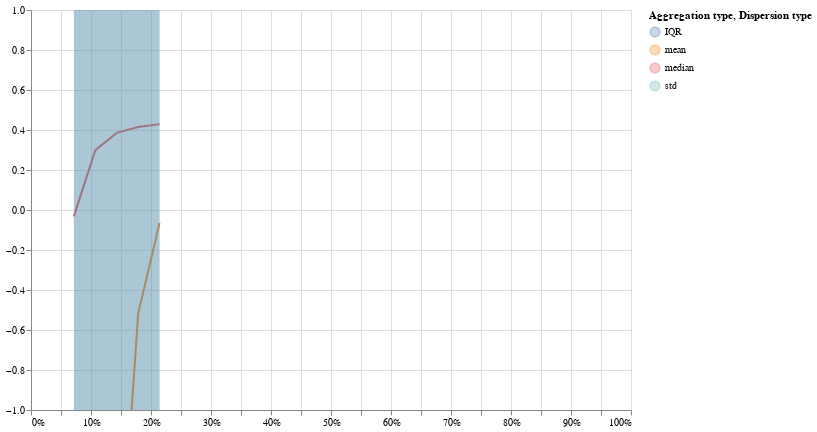

The notebook cell saved with this chart:
### Code cell
# Plot line chart of cross-validated R2s (one line as 'median', another as 'mean') with dispersion as error bands (standard deviation or IQR, respectively). For the x-axis, use the relative P in percent.
CV_results['upper'] = CV_results['R2'] + 0.5 * CV_results['Dispersion']
CV_results['lower'] = CV_results['R2'] - 0.5 * CV_results['Dispersion']

lines = alt.Chart(CV_results).mark_line().encode(
    x=alt.X('relative_P:Q', title='P of leave-P-out (% of samples)', axis=alt.Axis(format='%'), scale=alt.Scale(domain=[0, 1])),
    y=alt.Y('R2:Q', title='R2', scale=alt.Scale(domain=[-1, 1])),
    color=alt.Color('aggType:N', title='Aggregation type'),
    tooltip=['P', 'R2', 'time-to-compute']
).properties(
    width=600,
    height=400
).interactive()


# use the column 'Dispersion' as the y-error value for the error band
bands = alt.Chart(CV_results).mark_area(
    opacity=0.3
).encode(
    x=alt.X('relative_P:Q', title=None),
    y=alt.Y('upper:Q', title=None),
    y2=alt.Y2('lower:Q', title=None),
    color=alt.Color('dispersionType:N', title='Dispersion type')
)

lines + bands

### Figure 1 — Vega-Lite specification as saved in the notebook (floating-point values rounded to 4 significant figures)
{"layer": [{"mark": "line", "encoding": {"color": {"field": "aggType", "title": "Aggregation type", "type": "nominal"}, "tooltip": [{"field": "P", "type": "quantitative"}, {"field": "R2", "type": "quantitative"}, {"field": "time-to-compute", "type": "quantitative"}], "x": {"axis": {"format": "%"}, "field": "relative_P", "scale": {"domain": [0, 1]}, "title": "P of leave-P-out (% of samples)", "type": "quantitative"}, "y": {"field": "R2", "scale": {"domain": [-1, 1]}, "title": "R2", "type": "quantitative"}}, "height": 400, "selection": {"selector002": {"type": "interval", "bind": "scales", "encodings": ["x", "y"]}}, "width": 600}, {"mark": {"type": "area", "opacity": 0.3}, "encoding": {"color": {"field": "dispersionType", "title": "Dispersion type", "type": "nominal"}, "x": {"field": "relative_P", "title": null, "type": "quantitative"}, "y": {"field": "upper", "title": null, "type": "quantitative"}, "y2": {"field": "lower", "title": null}}}], "data": {"name": "data-83add2996ea66c6b95321a6009186ab0"}, "$schema": "https://vega.github.io/schema/vega-lite/v4.17.0.json", "datasets": {"data-83add2996ea66c6b95321a6009186ab0": [{"P": 2, "R2": -3272.0, "aggType": "mean", "Dispersion": 36000.0, "dispersionType": "std", "time-to-compute": 5, "relative_P": 0.07143, "upper": 14730.0, "lower": -21270.0}, {"P": 2, "R2": -0.03212, "aggType": "median", "Dispersion": 88240.0, "dispersionType": "IQR", "time-to-compute": 5, "relative_P": 0.07143, "upper": 44120.0, "lower": -44120.0}, {"P": 3, "R2": -54.29, "aggType": "mean", "Dispersion": 2119.0, "dispersionType": "std", "time-to-compute": 22, "relative_P": 0.1071, "upper": 1005.0, "lower": -1114.0}, {"P": 3, "R2": 0.2994, "aggType": "median", "Dispersion": 502.8, "dispersionType": "IQR", "time-to-compute": 22, "relative_P": 0.1071, "upper": 251.7, "lower": -251.1}, {"P": 4, "R2": -2.1, "aggType": "mean", "Dispersion": 30.02, "dispersionType": "std", "time-to-compute": 123, "relative_P": 0.1429, "upper": 12.91, "lower": -17.11}, {"P": 4, "R2": 0.3855, "aggType": "median", "Dispersion": 38.34, "dispersionType": "IQR", "time-to-compute": 123, "relative_P": 0.1429, "upper": 19.55, "lower": -18.78}, {"P": 5, "R2": -0.518, "aggType": "mean", "Dispersion": 7.031, "dispersionType": "std", "time-to-compute": 546, "relative_P": 0.1786, "upper": 2.997, "lower": -4.033}, {"P": 5, "R2": 0.4153, "aggType": "median", "Dispersion": 16.4, "dispersionType": "IQR", "time-to-compute": 546, "relative_P": 0.1786, "upper": 8.615, "lower": -7.784}, {"P": 6, "R2": -0.06492, "aggType": "mean", "Dispersion": 3.218, "dispersionType": "std", "time-to-compute": 2324, "relative_P": 0.2143, "upper": 1.544, "lower": -1.674}, {"P": 6, "R2": 0.4294, "aggType": "median", "Dispersion": 14.07, "dispersionType": "IQR", "time-to-compute": 2324, "relative_P": 0.2143, "upper": 7.465, "lower": -6.606}]}}
